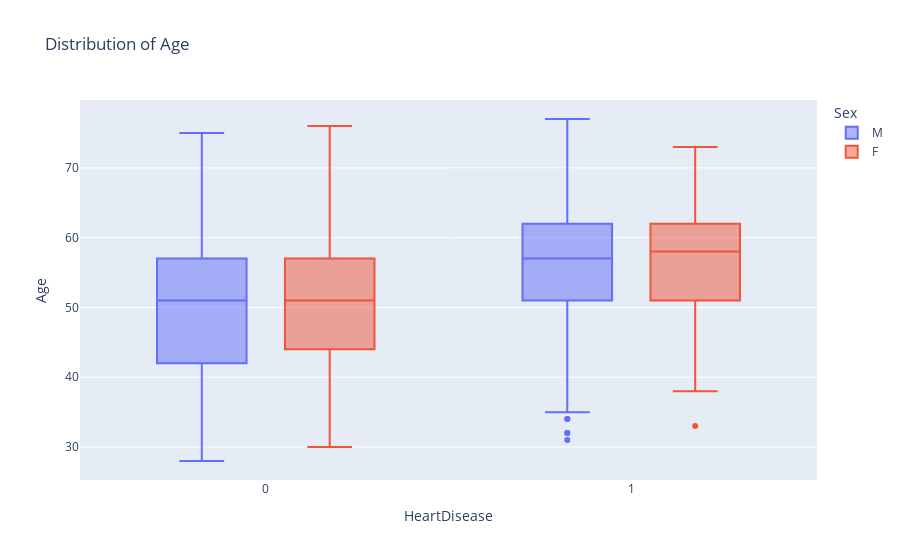

Notebook code cell kept with this figure:
### Code cell
fig  = px.box(df,y='Age',x='HeartDisease',color='Sex',title='Distribution of Age')
fig.show()

### Figure 1 — Plotly figure (JSON) as saved in the notebook; plotly's stock layout.template omitted (floating-point values rounded to 4 significant figures; data arrays with more than 128 entries replaced by an {"elided": "..."} marker saying what was removed)
{"data": [{"alignmentgroup": "True", "hovertemplate": "Sex=M<br>HeartDisease=%{x}<br>Age=%{y}<extra></extra>", "legendgroup": "M", "marker": {"color": "#636efa"}, "name": "M", "notched": false, "offsetgroup": "M", "orientation": "v", "showlegend": true, "type": "box", "x": {"elided": "725 int values"}, "x0": " ", "xaxis": "x", "y": {"elided": "725 int values"}, "y0": " ", "yaxis": "y"}, {"alignmentgroup": "True", "hovertemplate": "Sex=F<br>HeartDisease=%{x}<br>Age=%{y}<extra></extra>", "legendgroup": "F", "marker": {"color": "#EF553B"}, "name": "F", "notched": false, "offsetgroup": "F", "orientation": "v", "showlegend": true, "type": "box", "x": {"elided": "193 int values"}, "x0": " ", "xaxis": "x", "y": {"elided": "193 int values"}, "y0": " ", "yaxis": "y"}], "layout": {"boxmode": "group", "legend": {"title": {"text": "Sex"}, "tracegroupgap": 0}, "title": {"text": "Distribution of Age"}, "xaxis": {"anchor": "y", "domain": [0, 1], "title": {"text": "HeartDisease"}}, "yaxis": {"anchor": "x", "domain": [0, 1], "title": {"text": "Age"}}}}
